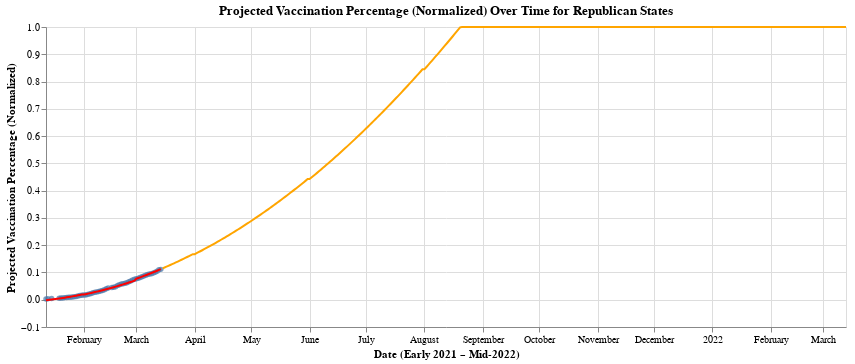

This figure's notebook cell:
### Markdown cell above
The above visualization shows the Republican vaccination percentages (blue dots), as well as the linear regression fit to this data (red line). As we can see, the model predictions are pretty accurate, with a test error of 0.0030 (0.30%, slightly higher than the Democratic model). This is great news, but we also want to be on the lookout for possible signs of the model being overfit to the data. This will be hard to determine, however, as the available vaccination data is limited. Based on this, we can continue with the herd immunity projections for Republican states.

### Code cell
# predict when the republican set will reach herd immunity percentages
# get the latest observation date and increment it by one
latest_covid_date = df_ml_republican.index[-1]

# build a dataframe to contain the next year of predictions PAST the last date for observations
df_republican_vaccination_predictions = pd.date_range(start=latest_covid_date + pd.Timedelta(days=1), end=latest_covid_date + pd.Timedelta(weeks=52), freq="D").to_frame(name="date_decimal")
df_republican_vaccination_predictions["date_decimal"] = df_republican_vaccination_predictions.index.year + (30 * (df_republican_vaccination_predictions.index.month - 1) + df_republican_vaccination_predictions.index.day) / 365

# run the predictions
df_republican_vaccination_predictions["pred_vaccinated_normalized"] = pipeline.predict(df_republican_vaccination_predictions[["date_decimal"]])

# replace any predictions that are greater than 1.0 with 1.0 – any predictions greater than 1.0 don't make sense
df_republican_vaccination_predictions.loc[df_republican_vaccination_predictions["pred_vaccinated_normalized"] > 1.0, "pred_vaccinated_normalized"] = 1.0

# plot said predictions
linePredicted2 = Chart(df_republican_vaccination_predictions.reset_index()).mark_line(color='orange').encode(
    x=X("index:T", title="Date (Early 2021 – Mid-2022)"),
    y=Y("pred_vaccinated_normalized", title="Projected Vaccination Percentage (Normalized)")
).properties(
    title="Projected Vaccination Percentage (Normalized) Over Time for Republican States"
)
scatter2 + line2 + linePredicted2

### Figure 1 — Vega-Lite specification as saved in the notebook (floating-point values rounded to 4 significant figures; data arrays with more than 128 entries replaced by an {"elided": "..."} marker saying what was removed)
{"config": {"view": {"continuousWidth": 400, "continuousHeight": 300}}, "layer": [{"data": {"name": "data-f9ad635b100f95028554bfc28bcdf41a"}, "mark": "circle", "encoding": {"x": {"type": "temporal", "field": "date"}, "y": {"type": "quantitative", "field": "count_fully_vaccinated_normalized"}}, "height": 300, "width": 800}, {"data": {"name": "data-c6d19cc65ef48707a2aa93118b4bef71"}, "mark": {"type": "line", "color": "red"}, "encoding": {"x": {"type": "temporal", "field": "date"}, "y": {"type": "quantitative", "field": "prediction"}}}, {"data": {"name": "data-3f38dbc55b58931d9a87e1c48a5dcb70"}, "mark": {"type": "line", "color": "orange"}, "encoding": {"x": {"type": "temporal", "field": "index", "title": "Date (Early 2021 – Mid-2022)"}, "y": {"type": "quantitative", "field": "pred_vaccinated_normalized", "title": "Projected Vaccination Percentage (Normalized)"}}, "title": "Projected Vaccination Percentage (Normalized) Over Time for Republican States"}], "$schema": "https://vega.github.io/schema/vega-lite/v4.8.1.json", "datasets": {"data-f9ad635b100f95028554bfc28bcdf41a": [{"date": "2021-01-12T00:00:00", "count_fully_vaccinated": 343700.0, "population": 140200000.0, "count_fully_vaccinated_normalized": 0.002451}, {"date": "2021-01-13T00:00:00", "count_fully_vaccinated": 448100.0, "population": 140200000.0, "count_fully_vaccinated_normalized": 0.003195}, {"date": "2021-01-15T00:00:00", "count_fully_vaccinated": 644400.0, "population": 140200000.0, "count_fully_vaccinated_normalized": 0.004595}, {"date": "2021-01-19T00:00:00", "count_fully_vaccinated": 797400.0, "population": 140200000.0, "count_fully_vaccinated_normalized": 0.005686}, {"date": "2021-01-20T00:00:00", "count_fully_vaccinated": 854800.0, "population": 140200000.0, "count_fully_vaccinated_normalized": 0.006096}, {"date": "2021-01-21T00:00:00", "count_fully_vaccinated": 942100.0, "population": 140200000.0, "count_fully_vaccinated_normalized": 0.006718}, {"date": "2021-01-22T00:00:00", "count_fully_vaccinated": 1085000.0, "population": 140200000.0, "count_fully_vaccinated_normalized": 0.007737}, {"date": "2021-01-23T00:00:00", "count_fully_vaccinated": 1199000.0, "population": 140200000.0, "count_fully_vaccinated_normalized": 0.008552}, {"date": "2021-01-24T00:00:00", "count_fully_vaccinated": 1271000.0, "population": 140200000.0, "count_fully_vaccinated_normalized": 0.009064}, {"date": "2021-01-25T00:00:00", "count_fully_vaccinated": 1318000.0, "population": 140200000.0, "count_fully_vaccinated_normalized": 0.009398}, {"date": "2021-01-26T00:00:00", "count_fully_vaccinated": 1374000.0, "population": 140200000.0, "count_fully_vaccinated_normalized": 0.009795}, {"date": "2021-01-27T00:00:00", "count_fully_vaccinated": 1488000.0, "population": 140200000.0, "count_fully_vaccinated_normalized": 0.01061}, {"date": "2021-01-28T00:00:00", "count_fully_vaccinated": 1700000.0, "population": 140200000.0, "count_fully_vaccinated_normalized": 0.01212}, {"date": "2021-01-29T00:00:00", "count_fully_vaccinated": 1913000.0, "population": 140200000.0, "count_fully_vaccinated_normalized": 0.01364}, {"date": "2021-01-30T00:00:00", "count_fully_vaccinated": 2128000.0, "population": 140200000.0, "count_fully_vaccinated_normalized": 0.01517}, {"date": "2021-01-31T00:00:00", "count_fully_vaccinated": 2288000.0, "population": 140200000.0, "count_fully_vaccinated_normalized": 0.01631}, {"date": "2021-02-01T00:00:00", "count_fully_vaccinated": 2416000.0, "population": 140200000.0, "count_fully_vaccinated_normalized": 0.01723}, {"date": "2021-02-02T00:00:00", "count_fully_vaccinated": 2470000.0, "population": 140200000.0, "count_fully_vaccinated_normalized": 0.01762}, {"date": "2021-02-03T00:00:00", "count_fully_vaccinated": 2676000.0, "population": 140200000.0, "count_fully_vaccinated_normalized": 0.01908}, {"date": "2021-02-04T00:00:00", "count_fully_vaccinated": 2933000.0, "population": 140200000.0, "count_fully_vaccinated_normalized": 0.02091}, {"date": "2021-02-05T00:00:00", "count_fully_vaccinated": 3182000.0, "population": 140200000.0, "count_fully_vaccinated_normalized": 0.02269}, {"date": "2021-02-06T00:00:00", "count_fully_vaccinated": 3542000.0, "population": 140200000.0, "count_fully_vaccinated_normalized": 0.02526}, {"date": "2021-02-07T00:00:00", "count_fully_vaccinated": 3894000.0, "population": 140200000.0, "count_fully_vaccinated_normalized": 0.02777}, {"date": "2021-02-08T00:00:00", "count_fully_vaccinated": 4027000.0, "population": 140200000.0, "count_fully_vaccinated_normalized": 0.02872}, {"date": "2021-02-09T00:00:00", "count_fully_vaccinated": 4177000.0, "population": 140200000.0, "count_fully_vaccinated_normalized": 0.02978}, {"date": "2021-02-10T00:00:00", "count_fully_vaccinated": 4441000.0, "population": 140200000.0, "count_fully_vaccinated_normalized": 0.03167}, {"date": "2021-02-11T00:00:00", "count_fully_vaccinated": 4745000.0, "population": 140200000.0, "count_fully_vaccinated_normalized": 0.03383}, {"date": "2021-02-12T00:00:00", "count_fully_vaccinated": 5186000.0, "population": 140200000.0, "count_fully_vaccinated_normalized": 0.03698}, {"date": "2021-02-13T00:00:00", "count_fully_vaccinated": 5603000.0, "population": 140200000.0, "count_fully_vaccinated_normalized": 0.03996}, {"date": "2021-02-14T00:00:00", "count_fully_vaccinated": 5977000.0, "population": 140200000.0, "count_fully_vaccinated_normalized": 0.04263}, {"date": "2021-02-16T00:00:00", "count_fully_vaccinated": 6299000.0, "population": 140200000.0, "count_fully_vaccinated_normalized": 0.04492}, {"date": "2021-02-17T00:00:00", "count_fully_vaccinated": 6474000.0, "population": 140200000.0, "count_fully_vaccinated_normalized": 0.04616}, {"date": "2021-02-18T00:00:00", "count_fully_vaccinated": 6680000.0, "population": 140200000.0, "count_fully_vaccinated_normalized": 0.04763}, {"date": "2021-02-19T00:00:00", "count_fully_vaccinated": 7378000.0, "population": 140200000.0, "count_fully_vaccinated_normalized": 0.05262}, {"date": "2021-02-20T00:00:00", "count_fully_vaccinated": 7668000.0, "population": 140200000.0, "count_fully_vaccinated_normalized": 0.05468}, {"date": "2021-02-21T00:00:00", "count_fully_vaccinated": 8070000.0, "population": 140200000.0, "count_fully_vaccinated_normalized": 0.05755}, {"date": "2021-02-22T00:00:00", "count_fully_vaccinated": 8264000.0, "population": 140200000.0, "count_fully_vaccinated_normalized": 0.05893}, {"date": "2021-02-23T00:00:00", "count_fully_vaccinated": 8425000.0, "population": 140200000.0, "count_fully_vaccinated_normalized": 0.06008}, {"date": "2021-02-24T00:00:00", "count_fully_vaccinated": 8780000.0, "population": 140200000.0, "count_fully_vaccinated_normalized": 0.06261}, {"date": "2021-02-25T00:00:00", "count_fully_vaccinated": 9241000.0, "population": 140200000.0, "count_fully_vaccinated_normalized": 0.0659}, {"date": "2021-02-26T00:00:00", "count_fully_vaccinated": 9671000.0, "population": 140200000.0, "count_fully_vaccinated_normalized": 0.06896}, {"date": "2021-02-27T00:00:00", "count_fully_vaccinated": 10100000.0, "population": 140200000.0, "count_fully_vaccinated_normalized": 0.07206}, {"date": "2021-02-28T00:00:00", "count_fully_vaccinated": 10570000.0, "population": 140200000.0, "count_fully_vaccinated_normalized": 0.07537}, {"date": "2021-03-01T00:00:00", "count_fully_vaccinated": 10740000.0, "population": 140200000.0, "count_fully_vaccinated_normalized": 0.07661}, {"date": "2021-03-02T00:00:00", "count_fully_vaccinated": 11040000.0, "population": 140200000.0, "count_fully_vaccinated_normalized": 0.07871}, {"date": "2021-03-03T00:00:00", "count_fully_vaccinated": 11400000.0, "population": 140200000.0, "count_fully_vaccinated_normalized": 0.08129}, {"date": "2021-03-04T00:00:00", "count_fully_vaccinated": 11790000.0, "population": 140200000.0, "count_fully_vaccinated_normalized": 0.08406}, {"date": "2021-03-05T00:00:00", "count_fully_vaccinated": 12150000.0, "population": 140200000.0, "count_fully_vaccinated_normalized": 0.08666}, {"date": "2021-03-06T00:00:00", "count_fully_vaccinated": 12610000.0, "population": 140200000.0, "count_fully_vaccinated_normalized": 0.08992}, {"date": "2021-03-07T00:00:00", "count_fully_vaccinated": 13000000.0, "population": 140200000.0, "count_fully_vaccinated_normalized": 0.09269}, {"date": "2021-03-08T00:00:00", "count_fully_vaccinated": 13180000.0, "population": 140200000.0, "count_fully_vaccinated_normalized": 0.09398}, {"date": "2021-03-09T00:00:00", "count_fully_vaccinated": 13390000.0, "population": 140200000.0, "count_fully_vaccinated_normalized": 0.09549}, {"date": "2021-03-10T00:00:00", "count_fully_vaccinated": 13740000.0, "population": 140200000.0, "count_fully_vaccinated_normalized": 0.09795}, {"date": "2021-03-11T00:00:00", "count_fully_vaccinated": 14120000.0, "population": 140200000.0, "count_fully_vaccinated_normalized": 0.1007}, {"date": "2021-03-12T00:00:00", "count_fully_vaccinated": 14620000.0, "population": 140200000.0, "count_fully_vaccinated_normalized": 0.1043}, {"date": "2021-03-13T00:00:00", "count_fully_vaccinated": 15370000.0, "population": 140200000.0, "count_fully_vaccinated_normalized": 0.1096}, {"date": "2021-03-14T00:00:00", "count_fully_vaccinated": 15610000.0, "population": 140200000.0, "count_fully_vaccinated_normalized": 0.1113}], "data-c6d19cc65ef48707a2aa93118b4bef71": [{"date": "2021-01-12T00:00:00", "prediction": -0.001509}, {"date": "2021-01-13T00:00:00", "prediction": -0.0007527}, {"date": "2021-01-15T00:00:00", "prediction": 0.0008653}, {"date": "2021-01-19T00:00:00", "prediction": 0.004525}, {"date": "2021-01-20T00:00:00", "prediction": 0.005528}, {"date": "2021-01-21T00:00:00", "prediction": 0.006567}, {"date": "2021-01-22T00:00:00", "prediction": 0.00764}, {"date": "2021-01-23T00:00:00", "prediction": 0.00875}, {"date": "2021-01-24T00:00:00", "prediction": 0.009894}, {"date": "2021-01-25T00:00:00", "prediction": 0.01107}, {"date": "2021-01-26T00:00:00", "prediction": 0.01229}, {"date": "2021-01-27T00:00:00", "prediction": 0.01354}, {"date": "2021-01-28T00:00:00", "prediction": 0.01483}, {"date": "2021-01-29T00:00:00", "prediction": 0.01615}, {"date": "2021-01-30T00:00:00", "prediction": 0.0175}, {"date": "2021-01-31T00:00:00", "prediction": 0.01889}, {"date": "2021-02-01T00:00:00", "prediction": 0.01889}, {"date": "2021-02-02T00:00:00", "prediction": 0.02032}, {"date": "2021-02-03T00:00:00", "prediction": 0.02178}, {"date": "2021-02-04T00:00:00", "prediction": 0.02328}, {"date": "2021-02-05T00:00:00", "prediction": 0.02481}, {"date": "2021-02-06T00:00:00", "prediction": 0.02638}, {"date": "2021-02-07T00:00:00", "prediction": 0.02799}, {"date": "2021-02-08T00:00:00", "prediction": 0.02963}, {"date": "2021-02-09T00:00:00", "prediction": 0.0313}, {"date": "2021-02-10T00:00:00", "prediction": 0.03301}, {"date": "2021-02-11T00:00:00", "prediction": 0.03475}, {"date": "2021-02-12T00:00:00", "prediction": 0.03653}, {"date": "2021-02-13T00:00:00", "prediction": 0.03835}, {"date": "2021-02-14T00:00:00", "prediction": 0.0402}, {"date": "2021-02-16T00:00:00", "prediction": 0.04401}, {"date": "2021-02-17T00:00:00", "prediction": 0.04596}, {"date": "2021-02-18T00:00:00", "prediction": 0.04796}, {"date": "2021-02-19T00:00:00", "prediction": 0.04998}, {"date": "2021-02-20T00:00:00", "prediction": 0.05205}, {"date": "2021-02-21T00:00:00", "prediction": 0.05415}, {"date": "2021-02-22T00:00:00", "prediction": 0.05628}, {"date": "2021-02-23T00:00:00", "prediction": 0.05845}, {"date": "2021-02-24T00:00:00", "prediction": 0.06065}, {"date": "2021-02-25T00:00:00", "prediction": 0.06289}, {"date": "2021-02-26T00:00:00", "prediction": 0.06517}, {"date": "2021-02-27T00:00:00", "prediction": 0.06748}, {"date": "2021-02-28T00:00:00", "prediction": 0.06982}, {"date": "2021-03-01T00:00:00", "prediction": 0.07707}, {"date": "2021-03-02T00:00:00", "prediction": 0.07955}, {"date": "2021-03-03T00:00:00", "prediction": 0.08208}, {"date": "2021-03-04T00:00:00", "prediction": 0.08463}, {"date": "2021-03-05T00:00:00", "prediction": 0.08723}, {"date": "2021-03-06T00:00:00", "prediction": 0.08985}, {"date": "2021-03-07T00:00:00", "prediction": 0.09252}, {"date": "2021-03-08T00:00:00", "prediction": 0.09522}, {"date": "2021-03-09T00:00:00", "prediction": 0.09795}, {"date": "2021-03-10T00:00:00", "prediction": 0.1007}, {"date": "2021-03-11T00:00:00", "prediction": 0.1035}, {"date": "2021-03-12T00:00:00", "prediction": 0.1064}, {"date": "2021-03-13T00:00:00", "prediction": 0.1092}, {"date": "2021-03-14T00:00:00", "prediction": 0.1121}], "data-3f38dbc55b58931d9a87e1c48a5dcb70": {"elided": "364 records"}}}
